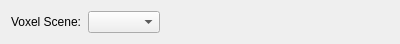
<?xml version="1.0" encoding="UTF-8"?>
<ui version="4.0">
 <class>VoxelWidget</class>
 <widget class="QWidget" name="VoxelWidget">
  <property name="geometry">
   <rect>
    <x>0</x>
    <y>0</y>
    <width>400</width>
    <height>38</height>
   </rect>
  </property>
  <property name="windowTitle">
   <string>Form</string>
  </property>
  <layout class="QHBoxLayout" name="horizontalLayout">
   <item>
    <widget class="QLabel" name="label">
     <property name="text">
      <string>Voxel Scene:</string>
     </property>
    </widget>
   </item>
   <item>
    <widget class="QComboBox" name="comboBox"/>
   </item>
   <item>
    <spacer name="horizontalSpacer">
     <property name="orientation">
      <enum>Qt::Horizontal</enum>
     </property>
     <property name="sizeHint" stdset="0">
      <size>
       <width>40</width>
       <height>20</height>
      </size>
     </property>
    </spacer>
   </item>
  </layout>
 </widget>
 <resources/>
 <connections/>
</ui>
